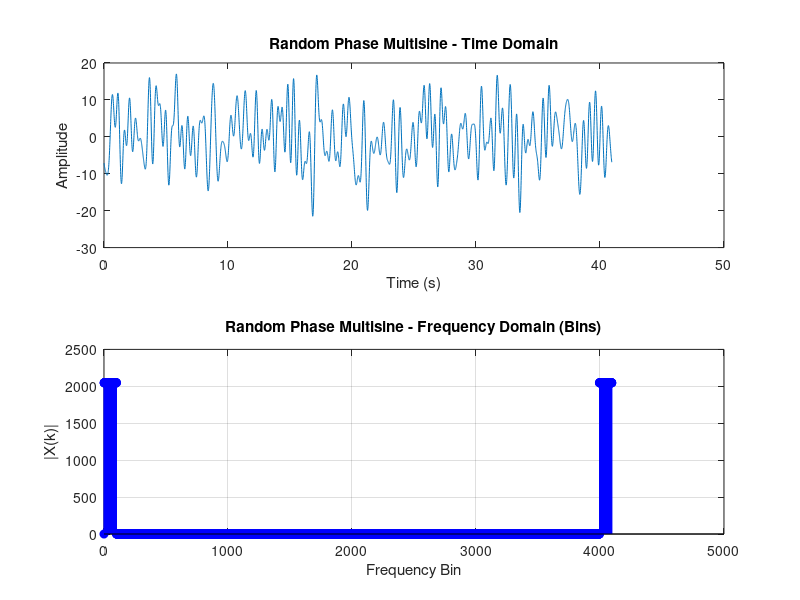

The MATLAB source for this figure:
% Section 1.3 - Time Domain Construction of a Multisine.
% A multisine is a signal made up of the sum of multiple cosines (or sines), each with a different frequency, amplitude, and phase.
% Task 1.3.1 - Generate a Random Phase Multisine (Time Domain)

% Parameters
N = 4096;            % Number of samples
K = 100;               % Number of excited frequencies
fs = 100;             % Sampling frequency (Hz)
Ts = 1/fs;            % Sampling time (s)

% Time vector
t = (0:N-1) * Ts;

% Generate multisine - sum of cosines
x = zeros(1, N);     % Initialize signal

% Loop over each excited frequency
for k = 1:K
    phase = 2*pi*rand();   % Random phase in [0, 2π]
    freq_bin = k;          % Frequency bin index (excite the first K bins)
    freq = (freq_bin) * fs / N;   % Convert bin to Hz
    
    x = x + cos(2*pi*freq*t + phase);  % Add cosine with random phase
end

% Compute DFT
X = fft(x);

% Frequency axis in bins
k = 0:N-1;

% Plot time domain signal
figure;
subplot(2,1,1);
plot(t, x);
xlabel('Time (s)');
ylabel('Amplitude');
title('Random Phase Multisine - Time Domain');

% Plot frequency domain (in bins)
subplot(2,1,2);
stem(k, abs(X), 'b', 'filled');
xlabel('Frequency Bin');
ylabel('|X(k)|');
title('Random Phase Multisine - Frequency Domain (Bins)');
grid on;

% This directly implements the multisine formula. Only the first 10 bins contain signal, the rest should be almost zero. The phases are random, so you will see different results each time you run the code.